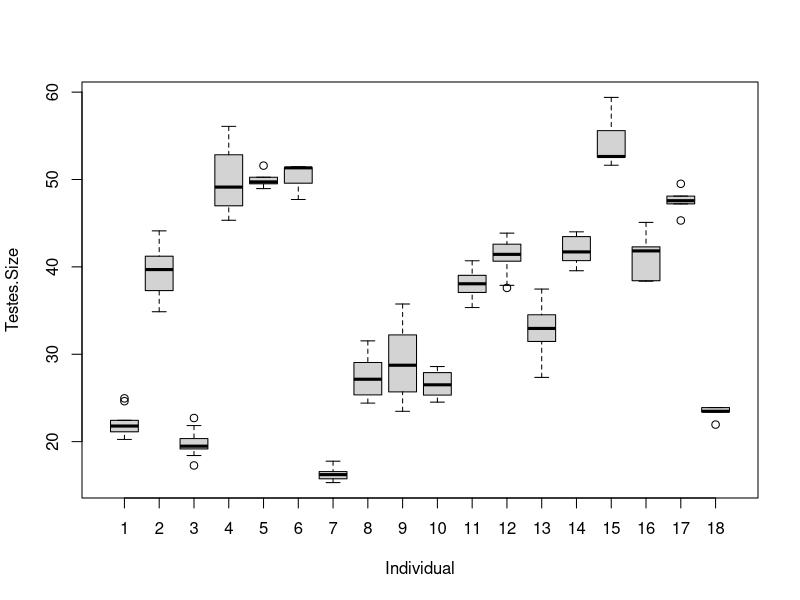

Reproduce this figure in R. (Note: this script raises an error after producing the figure.)
#Testes Measurements; Individuals; Photo Score; CV; Linear Model
#Last Updated 2023-20-12
#This script uses the "Testes.csv" file

library(lme4)

dat<-read.csv("Testes.csv")

#Shapiro-Wilks Test of Normality for Testes Size-Pass
IndividualAverages<-
  aggregate(dat$Testes.Size, list(dat$Individual), FUN=mean)
shapiro.test(IndividualAverages$x)
boxplot(Testes.Size~Individual, data=dat)

#Test of Equal Variance-Fail
bartlett.test(Testes.Size ~ Individual, data = dat)

#ANOVA showing relationship between testes size and individual
fit2<-kruskal.test(Testes.Size~Individual,data=dat)
fit<-aov(Testes.Size~Individual,data=dat)
fit2
summary(fit)
View(fit)



windowsFonts(font=windowsFont("Posterama"))

library(tidyverse)
library(ggplot2)
library(ggbeeswarm)


#Plot displaying testes size variation among individuals, while also showing
#between and with-in photo measurements

windowsFonts(Times=windowsFont("Courier"))
individualbreaks<- seq(1, 18, by = 1)
testesbreaks<-seq(15,60, by=5)
dat$Photo <- as.factor(dat$Photo)

ggplot(data=dat) +
  aes(y = Testes.Size, x = Individual, color=Photo)+
  geom_beeswarm(cex=1.5)+
  ylab(bquote('Testes Size '(cm^3)))+
  scale_colour_manual(values = c("#d73027", "#af8dc3", "#5ab4ac", "#8c510a"))+
  theme_classic()+
  scale_x_continuous(breaks = individualbreaks)+
  scale_y_continuous(breaks = testesbreaks)+
  theme(legend.position=c(.75,.08),
        legend.direction="horizontal")+
  stat_summary(
    geom = "point",
    fun = "mean",
    col = "black",
    size = 4,
    shape = 95,
  )


#Plot displaying relationship between photo score and within photo CV
    
photoscorebreaks<- seq(3, 5, by = 1)
CVbreaks<-seq(0,10, by=1)

ggplot(data=dat)+
  aes(y=Within.photo.CV, x=Photo.score) +
  geom_point(shape=19, size=2.5)+
  labs(y="Within-Photo CV (%)",x="Photo Score")+
  theme_classic()+
  scale_x_continuous(breaks = photoscorebreaks)+
  scale_y_continuous(breaks = CVbreaks)+
  theme(plot.margin = margin(10, 150, 10, 150))

#T Test comparing our PLP measurements with Kelaita hand measurements
sum(IndividualAverages$x)/18
t.test(IndividualAverages$x, mu=22.66)
wilcox.test(IndividualAverages$x, mu=22.66)

#Simple Linear Model between Within-Photo CV and Photo Quality
model<-lm(dat$Within.photo.CV ~ dat$Photo.score)
summary(model)

dat2<-na.omit(dat)
library(ggplot2)
ggplot(dat2, aes(Photo.score, Within.photo.CV)) +
  geom_point() +
  geom_smooth(method = "lm", se = FALSE) +
  labs(x = "Photo Score",
       y = "Within-Photo CV (%)")+
  theme_classic()+
  scale_x_continuous(breaks = seq(floor(min(dat2$Photo.score)), ceiling(max(dat2$Photo.score)), by = 1)) 
